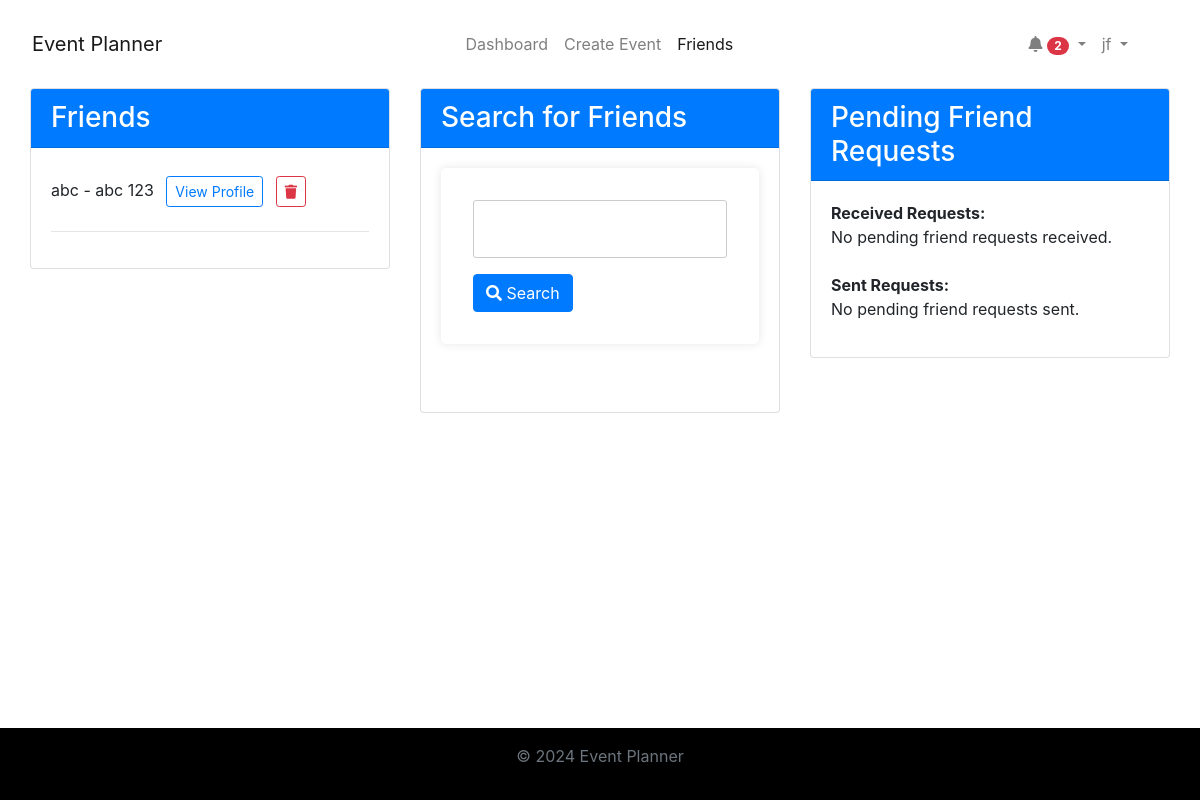
Page /friends/ (signed in) on the committed database.
### accounts/models.py (models this page shows, shortened)
class Friendship(models.Model):
    from_user = models.ForeignKey(
        User, related_name="from_friend", on_delete=models.CASCADE
    )
    to_user = models.ForeignKey(
        User, related_name="to_friend", on_delete=models.CASCADE
    )
    status = models.CharField(
        max_length=20,
        choices=[
            ("pending", "Pending"),
            ("accepted", "Accepted"),
            ("declined", "Declined"),
        ],
    )
    created_at = models.DateTimeField(auto_now_add=True)

### accounts/views.py (the view)
# urls.py: path("friends/", views.friends_page, name="friends_page"),
@login_required
def friends_page(request):
    current_user = request.user
    search_query = ""
    search_results = []
    if "search_query" in request.GET or "user" in request.GET:
        search_form = FriendSearchForm(request.GET)
        if search_form.is_valid():
            search_query = search_form.cleaned_data.get("search_query", "")
            selected_user = search_form.cleaned_data.get("user")
            if selected_user:
                search_results = [selected_user]
            else:
                search_results = User.objects.filter(
                    Q(username__icontains=search_query)
                    | Q(first_name__icontains=search_query)
                    | Q(last_name__icontains=search_query)
                ).exclude(id=current_user.id)
        else:
            search_results = []
    else:
        search_form = FriendSearchForm()
        search_results = []
    friends = Friendship.objects.filter(
        (Q(from_user=current_user) | Q(to_user=current_user))
        & Q(status="accepted")
    )
    pending_requests_received = Friendship.objects.filter(
        Q(to_user=current_user) & Q(status="pending")
    )
    pending_requests_sent = Friendship.objects.filter(
        Q(from_user=current_user) & Q(status="pending")
    )
    context = {
        "search_form": search_form,
        "search_query": search_query,
        "search_results": search_results,
        "friends": friends,
        "pending_requests_received": pending_requests_received,
        "pending_requests_sent": pending_requests_sent,
    }
    return render(request, "accounts/friends.html", context)

### accounts/forms.py
class FriendSearchForm(forms.Form):
    search_query = forms.CharField(max_length=100, label="", required=False)

### accounts/context_processors.py (called while the page is built)
def google_api_key(request):
    return {"GOOGLE_API_KEY": os.getenv("GOOGLE_API_KEY")}

### notifications/context_processors.py (called while the page is built)
def notifications(request):
    if request.user.is_authenticated:
        all_unread_notifications = Notification.objects.filter(
            user=request.user, read=False
        ).order_by("-created_at")
        unread_count = all_unread_notifications.count()
        recent_unread_notifications = all_unread_notifications[:8]
        return {
            "recent_unread_notifications": recent_unread_notifications,
            "unread_count": unread_count,
        }
    return {}

### accounts/templates/accounts/friends.html (shortened to what this page needs)
{% extends 'base.html' %}
{% block content %}
<div class="container-fluid">
    <div class="row">
        <div class="col-lg-4 mb-4">
            <div class="card">
                <div class="card-header bg-primary text-white">
                    <h3 class="mb-0">Friends</h3>
                </div>
                <div class="card-body">
                    <ul class="list-unstyled">
                        {% for friendship in friends %}
                            <li>
                                {% if friendship.from_user == user %}
                                    {{ friendship.to_user.username }} - {{ friendship.to_user.first_name }} {{ friendship.to_user.last_name }}
                                {% else %}
                                    {{ friendship.from_user.username }} - {{ friendship.from_user.first_name }} {{ friendship.from_user.last_name }}
                                {% endif %}
                                <a href="{% if friendship.from_user == user %}{% url 'view_profile' friendship.to_user.id %}{% else %}{% url 'view_profile' friendship.from_user.id %}{% endif %}" class="btn btn-sm btn-outline-primary ml-2">View Profile</a>
                                <button class="btn btn-sm btn-outline-danger delete-btn" data-friend-id="{{ friendship.to_user.id }}"><i class="fa fa-trash"></i></button>
                            </li>
                            <hr>
                        {% empty %}
                            <li>You have no friends yet.</li>
                        {% endfor %}
                    </ul>
                </div>
            </div>
        </div>
        <div class="col-lg-4 mb-4">
            <div class="card">
                <div class="card-header bg-primary text-white">
                    <h3 class="mb-0">Search for Friends</h3>
                </div>
                <div class="card-body">
                    <form method="get" action="{% url 'friends_page' %}">
                        {{ search_form.as_p }}
                        <button type="submit" class="btn btn-primary"><i class="fa fa-search"></i> Search</button>
                    </form>
                    <br>
                    <br>
                </div>
            </div>
        </div>
        <div class="col-lg-4 mb-4">
            <div class="card">
                <div class="card-header bg-primary text-white">
                    <h3 class="mb-0">Pending Friend Requests</h3>
                </div>
                <div class="card-body">
                    <ul class="list-unstyled">
                        <li><strong>Received Requests:</strong></li>
                        {% for request in pending_requests_received %}
                            <li>
                                {{ request.from_user.username }} - {{ request.from_user.first_name }} {{ request.from_user.last_name }}
                                <a href="{% url 'respond_friend_request' request.id 'accept' %}" class="btn btn-sm btn-outline-success"><i class="fa fa-check"></i> Accept</a>
                                <a href="{% url 'respond_friend_request' request.id 'decline' %}" class="btn btn-sm btn-outline-danger"><i class="fa fa-times"></i> Decline</a>
                            </li>
                            <hr>
                        {% empty %}
                            <li>No pending friend requests received.</li>
                        {% endfor %}
                        <br>
                        <li><strong>Sent Requests:</strong></li>
                        {% for request in pending_requests_sent %}
                            <li>
                                {{ request.to_user.username }} - {{ request.to_user.first_name }} {{ request.to_user.last_name }}
                                <span>(Awaiting response)</span>
                            </li>
                            <hr>
                        {% empty %}
                            <li>No pending friend requests sent.</li>
                        {% endfor %}
                    </ul>
                </div>
            </div>
        </div>
    </div>
</div>
{% endblock %}

### templates/base.html (shortened to what this page needs)
<!DOCTYPE html>
<html lang="en">
<head>
    {% load static %}
    <link rel="stylesheet" href="{% static 'css/styles.css' %}">
    <link rel="stylesheet" href="https://stackpath.bootstrapcdn.com/bootstrap/4.5.2/css/bootstrap.min.css">
    <link rel="stylesheet" href="https://cdnjs.cloudflare.com/ajax/libs/font-awesome/5.15.4/css/all.min.css">
    <link rel="stylesheet" href="https://cdnjs.cloudflare.com/ajax/libs/fullcalendar/3.10.2/fullcalendar.min.css" />
</head>
<body class="c-app">
    <header class="c-header c-header-light c-header-fixed">
        <nav class="navbar navbar-expand-lg navbar-light">
            <a class="navbar-brand" href="{% url 'home' %}">Event Planner</a>
            <div class="collapse navbar-collapse" id="navbarSupportedContent">
                <ul class="navbar-nav ml-auto">
                    {% if user.is_authenticated %}
                        <li class="nav-item {% if request.resolver_match.url_name == 'dashboard' %}active{% endif %}">
                            <a class="nav-link" href="{% url 'dashboard' %}">Dashboard</a>
                        </li>
                        <li class="nav-item {% if request.resolver_match.url_name == 'create_event' %}active{% endif %}">
                            <a class="nav-link" href="{% url 'create_event' %}">Create Event</a>
                        </li>
                        <li class="nav-item {% if request.resolver_match.url_name == 'friends_page' %}active{% endif %}">
                            <a class="nav-link" href="{% url 'friends_page' %}">Friends</a>
                        </li>
                    {% endif %}
                </ul>
                {% if user.is_authenticated %}
                    <ul class="navbar-nav ml-auto">
                        <li class="nav-item dropdown">
                            <a class="nav-link dropdown-toggle" href="#" id="navbarDropdown" role="button" data-toggle="dropdown"
                                aria-haspopup="true" aria-expanded="false">
                                <i class="fas fa-bell"></i>
                                {% if unread_count > 0 %}
                                    <span class="badge badge-pill badge-danger">{{ unread_count }}</span>
                                {% endif %}
                            </a>
                        </li>
                        <li class="nav-item dropdown">
                            <div class="dropdown">
                                <a class="nav-link dropdown-toggle" href="#" id="profileLink" role="button" data-toggle="dropdown" aria-haspopup="true" aria-expanded="false">
                                    {{ user.username }}
                                </a>
                            </div>
                        </li>
                    </ul>
                {% endif %}
            </div>
        </nav>
    </header>
    <main class="c-main">
        <div class="container-fluid">
            <div class="fade-in">
                {% block content %}{% endblock %}
            </div>
        </div>
    </main>
    <footer class="footer mt-auto py-3">
        <div class="container text-center">
            <p class="text-muted">&copy; 2024 Event Planner</p>
        </div>
    </footer>
</body>
</html>

### static/css/styles.css (style rules this page uses)
* { box-sizing: border-box; }
body { margin: 0; padding: 0; font-family: Arial, sans-serif; background-color: #676767; display: flex; flex-direction: column; min-height: 100vh; }
header, #calendar { background-color: #fff; }
header { padding: 1rem; color: #fff; }
.navbar, .notification-dropdown .notification-item { display: flex; justify-content: space-between; align-items: center; }
footer { text-align: center; padding: 1rem; background-color: #000; position: relative; bottom: 0; width: 100%; color: #fff; }
.upcoming-events, .your-events, form { padding: 2rem; box-shadow: 0 0 10px rgba(0, 0, 0, .1); background-color: #fff; border-radius: 5px; }
.add-btn, .delete-btn, .edit-btn, .invite-btn { background-color: #333; color: #fff; border: none; padding: .5rem 1rem; margin: .5rem; cursor: pointer; border-radius: 3px; text-decoration: none; }
#id_search_query { width: 100%; padding: 1rem; border: 1px solid #ccc; border-radius: 3px; }
#profileLink, .profile-dropdown { margin-right: 2rem; }

### rows in the picture
Friendship: to_user.username "abc", to_user.first_name "abc", to_user.last_name "123"

### other values in the picture
{{ unread_count }} "2"
{{ user.username }} "jf"
